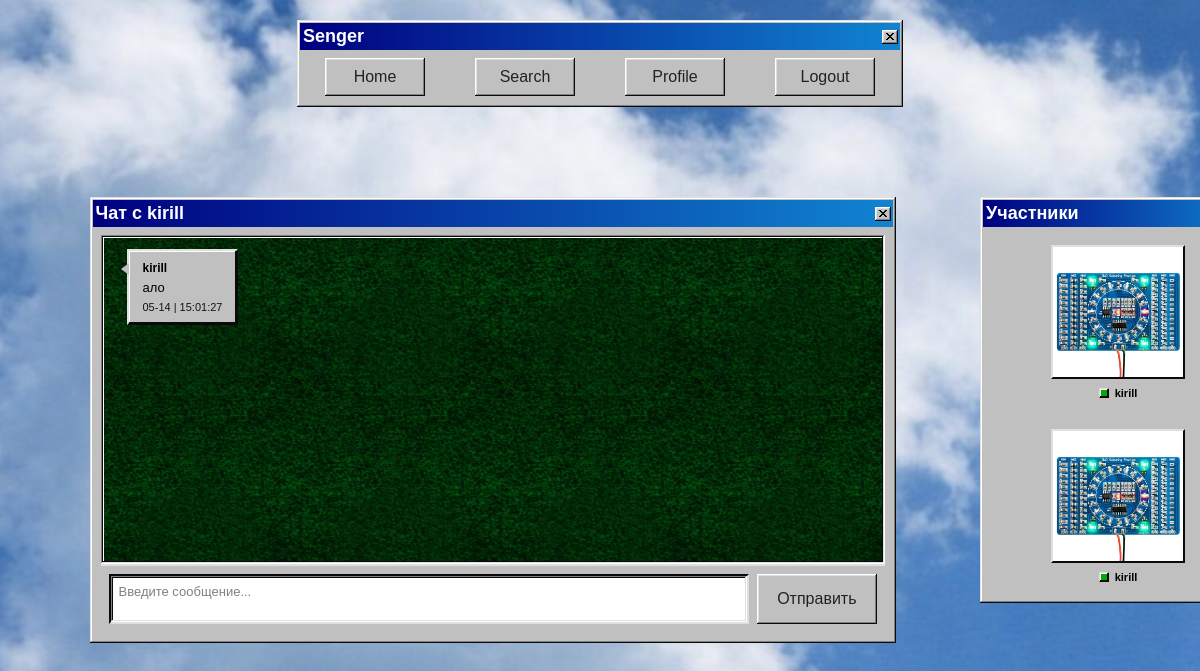
Screenshot of /chat/kirill (signed in) with the database file from the repository.
### data/users.py (models this page shows, shortened)
class User(SqlAlchemyBase, UserMixin):
    __tablename__ = 'users'
    id = sqlalchemy.Column(sqlalchemy.Integer,
                           primary_key=True, autoincrement=True)
    name = sqlalchemy.Column(sqlalchemy.String, nullable=False)
    about = sqlalchemy.Column(sqlalchemy.String, nullable=True)
    username = sqlalchemy.Column(sqlalchemy.String,
                                 index=True, unique=True, nullable=False)
    hashed_password = sqlalchemy.Column(sqlalchemy.String, nullable=False)
    created_date = sqlalchemy.Column(sqlalchemy.DateTime,
                                     default=datetime.datetime.now().replace(microsecond=0))
    style = sqlalchemy.Column(sqlalchemy.String, default='new') #выбор стиля
    avatar = sqlalchemy.Column(sqlalchemy.String, nullable=True, default=None)  #аватарка

### data/communication_models.py (models this page shows)
class Message(SqlAlchemyBase):
    __tablename__ = 'messages'
    id = sqlalchemy.Column(sqlalchemy.Integer, primary_key=True, autoincrement=True)
    user_id = sqlalchemy.Column(sqlalchemy.Integer, sqlalchemy.ForeignKey("users.id"))
    text = sqlalchemy.Column(sqlalchemy.String, nullable=False)
    created_date = sqlalchemy.Column(sqlalchemy.DateTime,
                                     default=lambda:datetime.datetime.now().replace(microsecond=0))
    chat_id = sqlalchemy.Column(sqlalchemy.Integer, sqlalchemy.ForeignKey("chats.id"))
    edited = sqlalchemy.Column(sqlalchemy.Boolean, default=False) # изменяемость
    chat = orm.relationship('Chat', back_populates='messages')
    user = orm.relationship('User')

### WEB.py (the view)
@website.route('/chat/<username>')
@login_required
def chat(username):
    db_sess = db_session.create_session()
    try:
        user = db_sess.query(User).filter(User.username == username).first()
        if not user:
            return "Пользователь не найден", 404
        chat = db_sess.query(Chat).filter(
            ((Chat.user1_id == current_user.id) & (Chat.user2_id == user.id)) |
            ((Chat.user1_id == user.id) & (Chat.user2_id == current_user.id))).first()
        if not chat:
            return redirect(f'/create_chat/{username}')
        messages = db_sess.query(Message).options(
            joinedload(Message.user)).filter(Message.chat_id == chat.id).order_by(Message.created_date).all()
        messages_data = []
        for msg in messages:
            messages_data.append({
                'id': msg.id,
                'text': msg.text,
                'username': msg.user.username,
                'created_date': msg.created_date.strftime('%m-%d | %H:%M:%S'),
                'user_id': msg.user_id,
                'edited': msg.edited,
            })
        return render_styled('chat.html', user=user, messages=messages_data, chat_id=chat.id)
    finally:
        db_sess.close()

### WEB.py (called while the page is built)
def render_styled(template_name, **kwargs):
    if current_user.is_authenticated:
        style = current_user.style or 'new'
    else:
        style = 'old'
    try:
        return render_template(f'{style}/{template_name}', **kwargs)
    except TemplateNotFound:
        return render_template(f'new/{template_name}', **kwargs)

@login_manager.user_loader
def load_user(user_id):
    session = db_session.create_session()
    return session.get(User, user_id)

@website.context_processor
def inject_style():
    if current_user.is_authenticated:
        style = current_user.style or 'new'
    else:
        style = 'old'
    return {'current_style': style}

### data/db_session.py (called while the page is built)
def create_session() -> Session:
    global __factory
    return __factory()

### templates/old/chat.html (shortened to what this page needs)
{% extends "old/base.html" %}
{% block content %}
<link rel="stylesheet" href="{{ url_for('static', filename='old/chat.css') }}">
<link rel="stylesheet" href="{{ url_for('static', filename='old/98.css') }}">
<div class="chat-container">
    <div class="chat-main">
        <div class="window">
            <div class="title-bar">
                <div class="title-bar-text">Чат с {{ user.username }}</div>
                <div class="title-bar-controls">
                    <button aria-label="Close"></button>
                </div>
            </div>
            <div class="window-body">
                <div class="sunken-panel messages-list" id="messages-container">
                    {% for mess in messages %}
                    <div class="message-item {% if mess.user_id == user.id %}message-incoming{% else %}message-outgoing{% endif %}"
                         data-message-id="{{ mess.id }}">
                        <div class="message-bubble">
                            <div class="message-username">{{ mess.username }}</div>
                            <div class="message-text">{{ mess.text }}</div>
                            <div class="message-time">{{ mess.created_date }}</div>
                        </div>
                    </div>
                    {% endfor %}
                </div>
                <div class="input-area">
                    <textarea class="message-input" id="message-input" placeholder="Введите сообщение..."></textarea>
                    <button class="btn send-btn" id="send-button">Отправить</button>
                </div>
            </div>
        </div>
    </div>
    <div class="chat-sidebar">
        <div class="window">
            <div class="title-bar">
                <div class="title-bar-text">Участники</div>
            </div>
            <div class="window-body">
                <div class="participants-list">
                    <a href="{{ url_for('profile', username=current_user.username) }}" class="participant-item"
                       data-username="{{ current_user.username }}">
                        <div class="participant-avatar">
                            {% if current_user.avatar %}
                            <img src="{{ url_for('static', filename=current_user.avatar) }}"
                                 alt="{{ current_user.username }}">
                            {% else %}
                            👤
                            {% endif %}
                        </div>
                        <div class="participant-info">
                            <div class="participant-name">
                                <span class="online-indicator"></span>
                                {{ current_user.username }}
                            </div>
                        </div>
                    </a>
                    <a href="{{ url_for('profile', username=user.username) }}" class="participant-item"
                       data-username="{{ user.username }}">
                        <div class="participant-avatar">
                            {% if user.avatar %}
                            <img src="{{ url_for('static', filename=user.avatar) }}" alt="{{ user.username }}">
                            {% else %}
                            👤
                            {% endif %}
                        </div>
                        <div class="participant-info">
                            <div class="participant-name">
                                <span class="online-indicator"></span>
                                {{ user.username }}
                            </div>
                        </div>
                    </a>
                </div>
            </div>
        </div>
    </div>
</div>
{% endblock %}

### static/old/98.css (style rules this page uses)
body { color: #222; font-family: Arial; font-size: 12px }
.title-bar, .window, button, input, label, legend, li[role=tab], option, select, table, textarea, ul.tree-view { -webkit-font-smoothing: none; font-family: "Pixelated MS Sans Serif", Arial; font-size: 11px }
button, input[type=reset], input[type=submit] { background: silver; border: none; border-radius: 0; box-shadow: inset -1px -1px #0a0a0a, inset 1px 1px #fff, inset -2px -2px grey, inset 2px 2px #dfdfdf; box-sizing: border-box; color: transparent; min-height: 23px; min-width: 75px; padding: 0 12px; text-shadow: 0 0 #222 }
.window { background: silver; box-shadow: inset -1px -1px #0a0a0a, inset 1px 1px #dfdfdf, inset -2px -2px grey, inset 2px 2px #fff; padding: 3px }
.title-bar { align-items: center; background: linear-gradient(90deg, navy, #1084d0); display: flex; justify-content: space-between; padding: 3px 2px 3px 3px }
.title-bar-text { color: #fff; font-weight: 700; letter-spacing: 0; margin-right: 24px }
.title-bar-controls { display: flex }
.title-bar-controls button { display: block; min-height: 14px; min-width: 16px; padding: 0 }
.title-bar-controls button[aria-label=Close], .title-bar-controls button[aria-label].close { background-position: top 3px left 4px; background-repeat: no-repeat; margin-left: 2px }
.window-body { margin: 8px }
select, textarea { border: none }
textarea { -webkit-appearance: none; -moz-appearance: none; appearance: none; background-color: #fff; border-radius: 0; box-shadow: inset -1px -1px #fff, inset 1px 1px grey, inset -2px -2px #dfdfdf, inset 2px 2px #0a0a0a; box-sizing: border-box; padding: 3px 4px }
a { color: #00f }
.sunken-panel { border: 2px groove transparent; box-sizing: border-box; overflow: auto }
.sunken-panel, table { background-color: #fff }

### static/old/style.css (style rules this page uses)
body { margin: 0; padding: 0; background-image: url("place_holder_2.jpg"); background-size: cover; background-repeat: no-repeat; overflow: hidden; }
.window { width: 600px; margin: 20px auto; }
.title-bar-text { font-size: 18px !important; }
.btn { font-size: 16px !important; padding: 8px 20px !important; min-height: 38px !important; min-width: 100px; }
.message-incoming { justify-content: flex-start; }
.message-incoming .message-username { color: #0000aa; }
.message-incoming .message-time { color: #000000; }
.message-input::placeholder { color: #808080; }
.window { display: flex; flex-direction: column; height: auto; }

### rows the page displays
User: username "kirill", username "kirill", avatar (picture)
Message: text "ало"

### other values shown
{{ mess.created_date }} "05-14 | 15:01:27"
